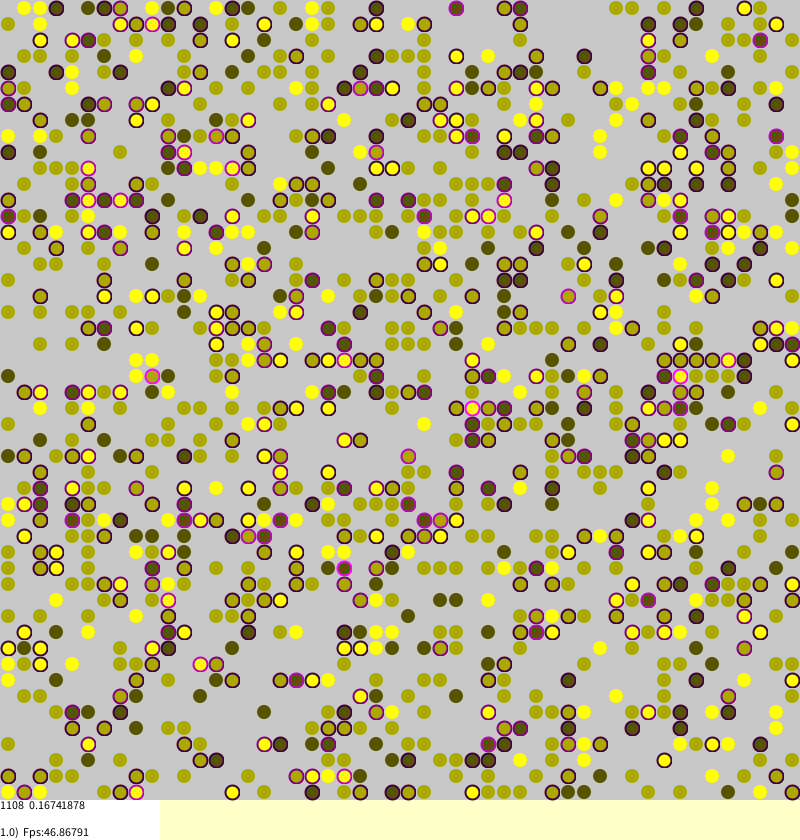
Frame 1 (no input)
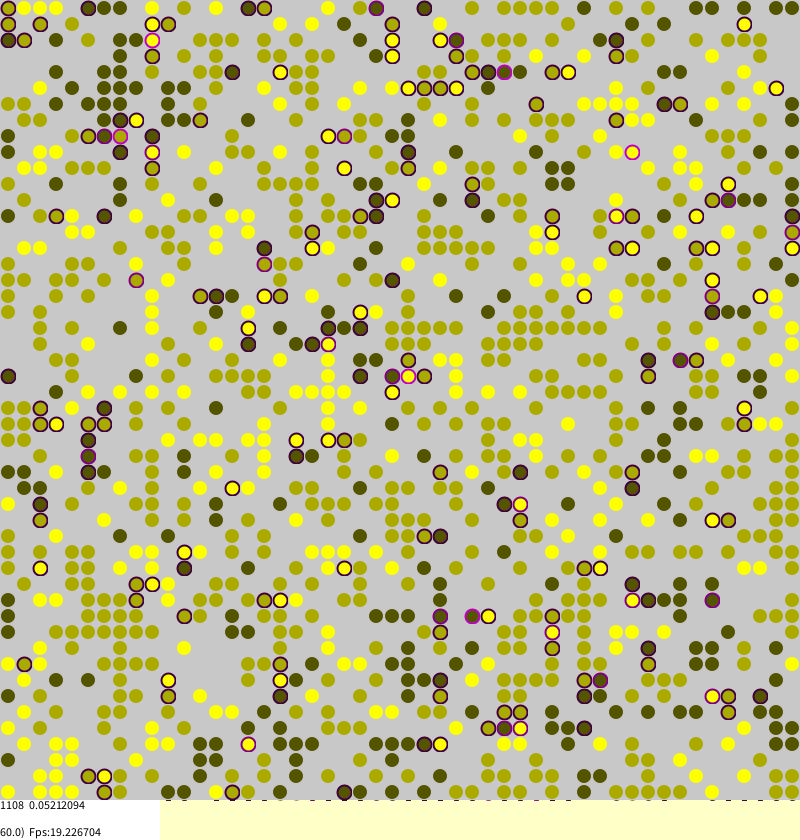
Frame 60 (the mouse pressed at the canvas centre just before this capture)
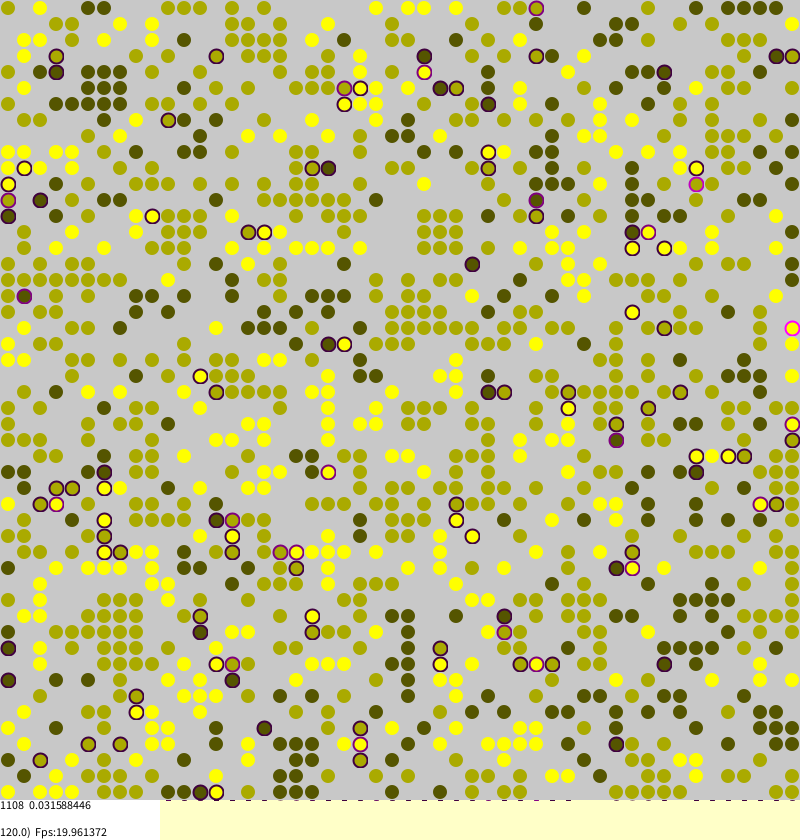
Frame 120 (the mouse held since frame 60 and released just before this capture)

The Processing sketch that drew these frames (run headless with seeded random() and noise(); from frame 60 on, the mouse is pressed at the canvas centre):

// Processing sketch: Sakoda0_5
// ── Sakoda0_5.pde
/// Sakoda inspired asynchronous AGENT BASE MODEL utilized 1D or 2D discrete geometry
//-///////////////////////////////////////////////////////////////////////////////////////

// Model parameters
int side=50; //side of main table
String modelName="Sakoda0.5ABM";
float density=0.45;

// Parameters of visualisation etc.
int cwidth=8; //size of cell
int STATUSHEIGH=40; //Height of the status bar
int STEPSperVIS=1; //How often to visualize?
int FRAMEFREQ=20; //Expected simulation speed

/// Create a simulation world, then initialize() in setup()
World TheWorld=new World(side); 

void setup()
{
  //Graphics initialization
  size(800,840); //Variables cannot be used here :-(
  frameRate(FRAMEFREQ);
  background(255,255,200);
  strokeWeight(2);
  
  // Does the window size match the program's expectations?
  println("REQUIRED SIZE OF PAINTING AREA IS "+(cwidth*side)+"x"+(cwidth*side+STATUSHEIGH));
  println("CURRENT SIZE OF PAINTING AREA IS "+width+"x"+height);
  cwidth=(height-STATUSHEIGH)/side; //Adjusting the size of the agents/cells 
  
  // Now model itself
  TheWorld.initializeModel(); //Initialisation of the World
  visualizeModel(TheWorld); //The first visualization
}

void draw()
{
  modelStep(TheWorld); //BOTH SOLUTIONS ARE DEFINED
  //TheWorld.modelFullStep();
    
  if(TheWorld.getTimeStep() % STEPSperVIS == 0 )
    visualizeModel(TheWorld); //not always
    
  //Drawing the status bar every step.
  statusLine();
}

void statusLine()
{
  fill(255);noStroke();rect(0,side*cwidth,width/5,STATUSHEIGH);
  fill(0);
  textAlign(LEFT, TOP);
  text(liveCount+"  "+meanStress,0,side*cwidth);
  textAlign(LEFT, BOTTOM); 
  text(TheWorld.getTimeStep() +")  Fps:"+ frameRate,0,side*cwidth+STATUSHEIGH-2);
}

/// What every World need have?
interface simulation_world
{
  void   initializeModel();
  void   changeState();
  void   makeStatistics();
  void   modelFullStep();
  float  getTimeStep(); //"Getter" for simulation step
};

//-/////////////////////////////////////////////////////////////////////////////////////////
/// @author https://www.researchgate.net/profile/WOJCIECH_BORKOWSKI @src: ABM SAKODA 0.5 MAIN 
/// @date 2026-10-29 ( → https://github.com/borkowsk/bookProcessingEN 
//-/////////////////////////////////////////////////////////////////////////////////////////

// ── Agent.pde
/// Agent is a one of two central class of each ABM model
//-////////////////////////////////////////////////////////////////

int Number_of_identities=3; //How many mutually exclusive identities will be?

class Agent
{
  float identity; //Stress in the current position [0..1]
  float stress; //Stress in the current position [0..1]
  
  /// Constructor of the Agent
  Agent()
  {
    // rounding also converts float to int but treats fractions differently
    identity=round(random(1,Number_of_identities));
    stress=0;
  }
};

//-/////////////////////////////////////////////////////////////////////////////////////////  
// AGENT OF SAKODA MODE
/// @author https://www.researchgate.net/profile/WOJCIECH_BORKOWSKI @src: ABM EXAMPLE: 
/// @date 2026-10-29 ( → https://github.com/borkowsk/bookProcessingEN 
//-/////////////////////////////////////////////////////////////////////////////////////////

// ── AssemblingOfWorld.pde
/// World is a one of two central class of each ABM model
//-/////////////////////////////////////////////////////////////

class World implements simulation_world
{
  int _counter=0; // the '_' character at the beginning 
      //is the conventional designation of "internal" names 
  
  //Agent agents[]; //One dimensional array of agents OR ...
  Agent agents[][]; //Two dimensional array of agents
  
  /// Constructor of the World
  World(int side) 
  {
    //agents=new Agent[side]; //OR
    agents=new Agent[side][side];
  }
  
  /// "Getter" for simulation step
  float  getTimeStep() 
  {
    return _counter;
  }
  
  /// Method 1.
  void initializeModel() 
  { //The appropriate overloaded function will be selected 
    //based on the agent table type!
    initializeAgents(this.agents);
  }
  
  void changeState() ///< Method 2.
  { //The function corresponding to the type of the array 
    changeAgents(this.agents); //... will be selected here
  }
  
  /// The function has to correspond to the type
  void makeStatistics()
  {   
    doStatisticsOnAgents(this.agents); //...of the array of agents
  }
  
  void modelFullStep()
  {
     this.changeState(); //'this' is redundant here. For examples only.
     this.makeStatistics();
     
     // Other changes...
     //...
     
     _counter++;
  }
}//_endOfClass

// For statistics
float meanStress=0;
int   liveCount=0;

/// More elaborated functionalities may be defined as stand-alone functions,
/// not as methods because of not enough flexible syntax of Processing
//-/////////////////////////////////////////////////////////////////////////

void visualizeModel(World world)
{
   visualizeAgents(world.agents);
   //...//& others things 
}

/// Alternative modelStep() procedure
void modelStep(World world) 
{
   world.changeState();   
   world.makeStatistics();
   
   world._counter++; //Using of internal field!!! Processing allow it, but it is "bad practice".
}

//-/////////////////////////////////////////////////////////////////////////////////////////////
/// @author https://www.researchgate.net/profile/WOJCIECH_BORKOWSKI @src: ABM: WORLD OF SAKODA
/// @date 2026-10-29 ( → https://github.com/borkowsk/bookProcessingEN 
//-/////////////////////////////////////////////////////////////////////////////////////////////

// ── implementations1D.pde
/// Agent is a one of two central class of each ABM model
/// Agents need to be initialised & they need logic of change 
/// HERE ARE 1D alternatives of main procedures
//            We're using function overload!
//-/////////////////////////////////////////////////////////////

void initializeAgents(Agent[] agents)
{
  for(int a=0;a<agents.length;a++)
  if(random(1.0)<density)
  {
    Agent curr=new Agent();
    agents[a]=curr;
  }
}

void visualizeAgents(Agent[] agents)
{
   Agent curra;
   for(int a=0;a<agents.length;a++)
   {
    // Drawing the agent only when it is in this array cell   
    if( (curra=agents[a]) != null )
    {
        if(curra.stress>0)
          stroke(curra.stress*255,0,curra.stress*255);
        else
          noStroke();
           
        float forFill=(curra.identity*255.0)/Number_of_identities;
        fill(forFill,forFill,0);
    }
    else //otherwise background only
    {
      noStroke();
      fill(128);
    }
    
    int t=int(TheWorld.getTimeStep()/STEPSperVIS)%side; //We take into account different visualization frequencies
    rect(a*cwidth,t*cwidth,cwidth,cwidth); // Whether full or empty, the same area is painted over
    stroke(255);
    line(0,(t+1)*cwidth+1,width,(t+1)*cwidth+1); //line of the current time
   }
}

void  changeAgents(Agent[] agents)
{
  int MCN=agents.length;
  for(int i=0;i<MCN;i++)
  {
    int a=(int)random(0,agents.length);
    
    if(agents[a]!= null )
    {
      // Stress checking
      int strangers=0;
      
      if(0<=a-1 && agents[a-1]!=null 
      && agents[a-1].identity!=agents[a].identity)
        strangers++;
        
      if(a+1<agents.length && agents[a+1]!=null 
      && agents[a+1].identity!=agents[a].identity)
        strangers++;  
        
      agents[a].stress=strangers/2.0; // Only two possible neighbors  
      
      // Attempting to migrate when the agent is under stress
      if(agents[a].stress>0 
      && random(1.0)<agents[a].stress)
      { // An index draw for the moving destination
        int target=(int)random(0,agents.length);
        if(agents[target]==null) //is there a place
        {
          agents[target]=agents[a];
          agents[a]=null;
        }
      }
    }
  }  
}

void doStatisticsOnAgents(Agent[] agents)
{  
  Agent curra;
  double summ=0;
  liveCount=0;
  
  for(int a=0;a<agents.length;a++)
    if( (curra=agents[a]) != null )
    {
      summ+=curra.stress;
     
      //Other statistics
      //... //TODO?
      
      liveCount++;
    }
     
   meanStress=(float)(summ/liveCount);
}

//-/////////////////////////////////////////////////////////////////////////////////////////
// 1D BASIC INITIALISATION, STEP CHANGE & VISUALISATION
/// @author https://www.researchgate.net/profile/WOJCIECH_BORKOWSKI @src: ABM EXAMPLE
/// @date 2026-10-29 ( → https://github.com/borkowsk/bookProcessingEN 
//-/////////////////////////////////////////////////////////////////////////////////////////

// ── implementations2D.pde
/// Agent is a one of two central class of each ABM model
/// Agents need to be initialised & they need logic of change 
/// HERE ARE 2D alternatives of main procedures
//               We're using function overload!
//-/////////////////////////////////////////////////////////////

void initializeAgents(Agent[][] agents)
{
   for(int a=0;a<agents.length;a++)
    for(int b=0;b<agents[a].length;b++)
    if(random(1.0)<density) //with some probability
    {
      Agent curr=new Agent(); // We construct the agent
      agents[a][b]=curr; // ... and put it in the array
    }
}

void visualizeAgents(Agent[][] agents)
{
  Agent curra;
  for(int a=0;a<agents.length;a++)
   for(int b=0;b<agents[a].length;b++)
   {
      // Cell background
      noStroke();fill(200);
      rect(b*cwidth,a*cwidth,cwidth,cwidth); //'a' is vertical!
      
      // Drawing the agent only when it is in this array cell
      if( (curra=agents[a][b]) != null )
      {
        if(curra.stress>0) // Stress as the outline color
          stroke(curra.stress*255,0,curra.stress*255);
        else
          noStroke();
           
        float forFill=(curra.identity*255.0)/Number_of_identities;
        fill(forFill,forFill,0);
        ellipse(b*cwidth+cwidth/2,a*cwidth+cwidth/2,cwidth-2,cwidth-2);
      }  
   }
}

void  changeAgents(Agent[][] agents)
{
  int MCN=agents.length*agents[0].length; //number of draws in MC steps
  for(int i=0;i<MCN;i++)
  {
    int a=(int)random(0,agents.length);
    int b=(int)random(0,agents[a].length);
    
    if(agents[a][b]!= null )
    {
      //Check the stress on the agent
      int strangers=0;
      
      if(0<=a-1 && agents[a-1][b]!=null 
      && agents[a-1][b].identity!=agents[a][b].identity)
        strangers++;
        
      if(a+1<agents.length && agents[a+1][b]!=null 
      && agents[a+1][b].identity!=agents[a][b].identity)
        strangers++;  
        
      if(0<=b-1 && agents[a][b-1]!=null 
      && agents[a][b-1].identity!=agents[a][b].identity)
        strangers++;
        
      if(b+1<agents.length && agents[a][b+1]!=null 
      && agents[a][b+1].identity!=agents[a][b].identity)
        strangers++;  
      
      agents[a][b].stress=strangers/4.0; //von Neumann neigh.  
      
      // Attempting to migrate when the agent is under stress
      if(agents[a][b].stress>0 
      && random(1.0)<agents[a][b].stress)
      { // Drawing the coordinates of the move destination
        int tara=(int)random(0,agents.length);
        int tarb=(int)random(0,agents[a].length);
        
        if(agents[tara][tarb]==null) //There is an empty place
        {
          agents[tara][tarb]=agents[a][b]; //Take a new place
          agents[a][b]=null; //Release the old ones
        }
      }
    }
  }
}

void doStatisticsOnAgents(Agent[][] agents)
{  
  Agent curra;   //Auxiliary agent handle
  double summ=0; //Sum of stresses
  liveCount=0;   //Number of agents
  
  for(int a=0;a<agents.length;a++)
   for(int b=0;b<agents[a].length;b++)
    if( (curra=agents[a][b]) != null )
    {
      summ+=curra.stress; //Sum of stresses
     
      //Other statistics
      //... //TODO
      
      liveCount++; //Number of agents
    }
     
   meanStress=(float)(summ/liveCount);
}


//-/////////////////////////////////////////////////////////////////////////////////////////
// 2D BASIC INITIALISATION, STEP CHANGE & VISUALISATION
/// @author https://www.researchgate.net/profile/WOJCIECH_BORKOWSKI @src: ABM EXAMPLE: 
/// @date 2026-10-29 ( → https://github.com/borkowsk/bookProcessingEN 
//-/////////////////////////////////////////////////////////////////////////////////////////
